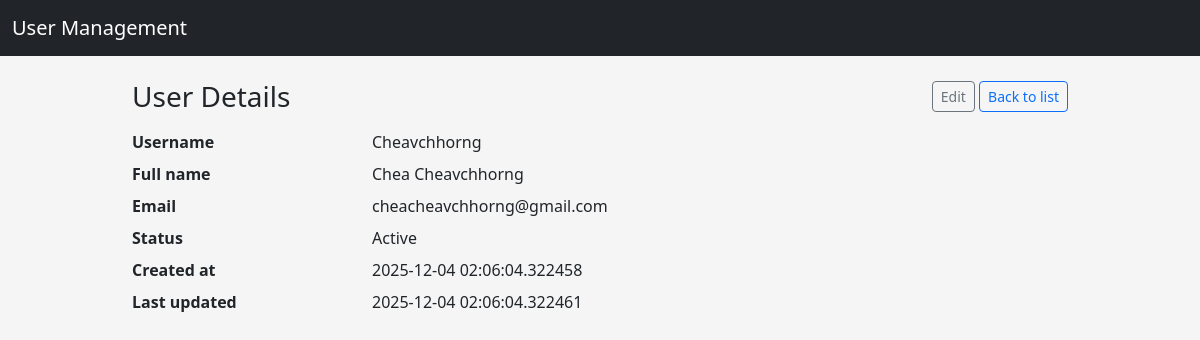
Before: /users/1 with the older database file.
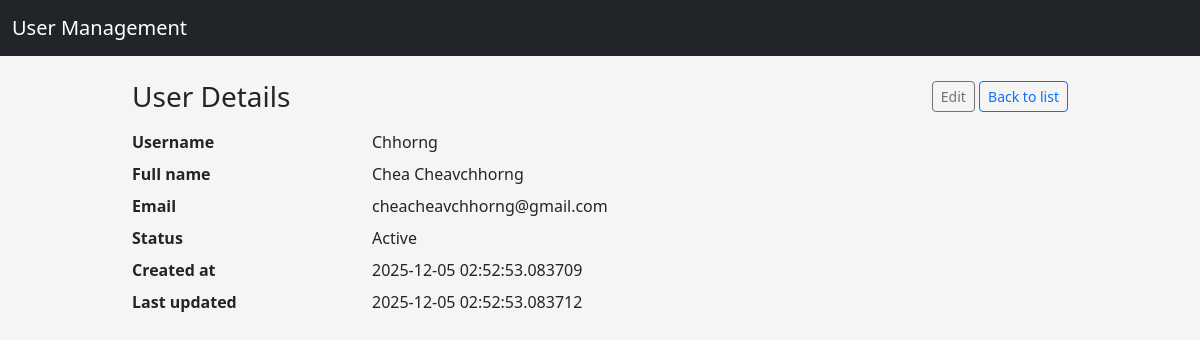
After: the same page with the newer database file.
### app/models/user.py (models this page shows, shortened)
class User(db.Model):
    __tablename__ = "users"
    id = db.Column(db.Integer, primary_key=True)
    username = db.Column(db.String(80), unique=True, nullable=False)
    email = db.Column(db.String(120), unique=True, nullable=False)
    full_name = db.Column(db.String(120), nullable=False)
    is_active = db.Column(db.Boolean, default=True, nullable=False)
    passwork_hash = db.Column(db.String(255), nullable=False)
    created_at = db.Column(db.DateTime, default=datetime.utcnow, nullable=False)
    updated_at = db.Column(
        db.DateTime, default=datetime.utcnow, onupdate=datetime.utcnow, nullable=False
    )

### app/routes/user_routes.py (the view)
@user_bp.route("/<int:user_id>")
def detail(user_id: int):
    user = UserService.get_by_id(user_id)
    if user is None:
        abort(404)
    return render_template("users/detail.html", user=user)

### app/services/user_service.py (called while the page is built)
    @staticmethod
    def get_by_id(user_id: int) -> Optional[User]:
        return User.query.get(user_id)

### app/templates/users/detail.html (shortened to what this page needs)
{% extends "layouts/base.html" %}
{% block content %}
<div class="d-flex justify-content-between align-items-center mb-3">
    <h1 class="h3 mb-0">User Details</h1>
    <div>
        <a href="{{ url_for('users.edit', user_id=user.id)}}" class="btn btn-sm btn-outline-secondary">Edit</a>
        <a href="{{ url_for('users.index') }}" class="btn btn-sm btn-outline-primary">Back to list</a>
    </div>
</div>
<dl class="row">
    <dt class="col-sm-3">Username</dt>
    <dd class="col-sm-9">{{ user.username }}</dd>
    <dt class="col-sm-3">Full name</dt>
    <dd class="col-sm-9">{{ user.full_name }}</dd>
    <dt class="col-sm-3">Email</dt>
    <dd class="col-sm-9">{{ user.email }}</dd>
    <dt class="col-sm-3">Status</dt>
    <dd class="col-sm-9">
        {% if user.is_active %}
        <span clss="badge text-bg-success">Active</span>
        {% else %}
        <span class="badge text-bg-secondary">Inactive</span>
        {% endif %}
    </dd>
    <dt class="col-sm-3">Created at</dt>
    <dd class="col-sm-9">{{ user.created_at }}</dd>
    <dt class="col-sm-3">Last updated</dt>
    <dd class="col-sm-9">{{ user.updated_at }}</dd>
</dl>
{% endblock %}

Changed rows visible on the page:
changed User "Chea Cheavchhorng": username "Cheavchhorng" → "Chhorng"; created_at "2025-12-04 02:06:04.322458" → "2025-12-05 02:52:53.083709"; updated_at "2025-12-04 02:06:04.322461" → "2025-12-05 02:52:53.083712"
